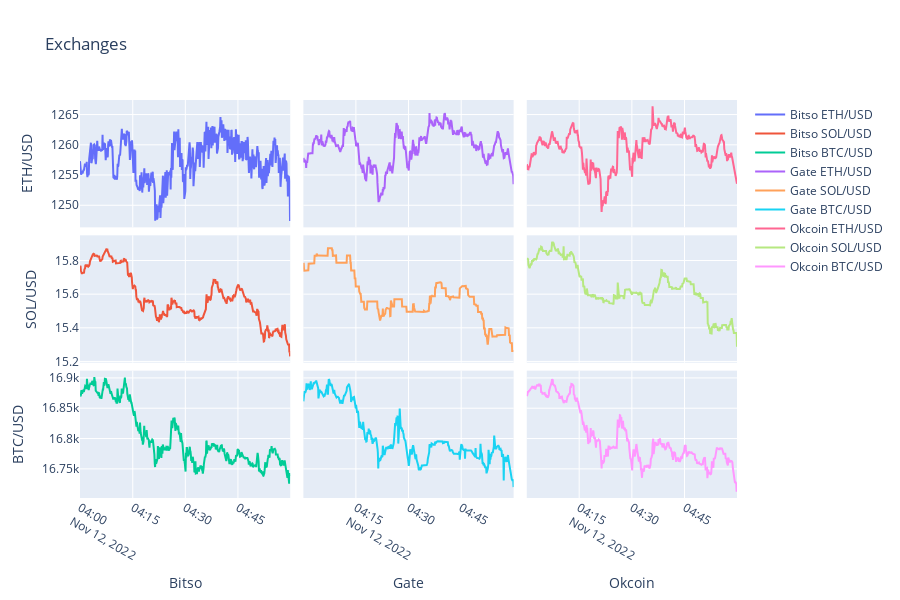

The cell this chart's notebook holds for it:
### Markdown cell above
Con la tabla de microestructura creada, es posible graficar el comportamiento de cada activo para el intervalo elegido. Para este caso, se graficara los cambios en el **Mid Price** o precio medio para cada uno de los nueve instrumentos.

### Code cell
vs.grafos(tabla,dt.exchl)

### Figure 1 — Plotly figure (JSON) as saved in the notebook; plotly's stock layout.template omitted (floating-point values rounded to 4 significant figures; data arrays with more than 128 entries replaced by an {"elided": "..."} marker saying what was removed)
{"data": [{"name": "Bitso ETH/USD", "type": "scatter", "x": {"elided": "599 str values"}, "xaxis": "x", "y": {"elided": "599 float values"}, "yaxis": "y"}, {"name": "Bitso SOL/USD", "type": "scatter", "x": {"elided": "599 str values"}, "xaxis": "x4", "y": {"elided": "599 float values"}, "yaxis": "y4"}, {"name": "Bitso BTC/USD", "type": "scatter", "x": {"elided": "599 str values"}, "xaxis": "x7", "y": {"elided": "599 float values"}, "yaxis": "y7"}, {"name": "Gate ETH/USD", "type": "scatter", "x": {"elided": "599 str values"}, "xaxis": "x2", "y": {"elided": "599 float values"}, "yaxis": "y2"}, {"name": "Gate SOL/USD", "type": "scatter", "x": {"elided": "599 str values"}, "xaxis": "x5", "y": {"elided": "599 float values"}, "yaxis": "y5"}, {"name": "Gate BTC/USD", "type": "scatter", "x": {"elided": "599 str values"}, "xaxis": "x8", "y": {"elided": "599 float values"}, "yaxis": "y8"}, {"name": "Okcoin ETH/USD", "type": "scatter", "x": {"elided": "599 str values"}, "xaxis": "x3", "y": {"elided": "599 float values"}, "yaxis": "y3"}, {"name": "Okcoin SOL/USD", "type": "scatter", "x": {"elided": "599 str values"}, "xaxis": "x6", "y": {"elided": "599 float values"}, "yaxis": "y6"}, {"name": "Okcoin BTC/USD", "type": "scatter", "x": {"elided": "599 str values"}, "xaxis": "x9", "y": {"elided": "599 float values"}, "yaxis": "y9"}], "layout": {"height": 600, "title": {"text": "Exchanges"}, "xaxis": {"anchor": "y", "domain": [0, 0.32], "matches": "x7", "showticklabels": false}, "xaxis2": {"anchor": "y2", "domain": [0.34, 0.66], "matches": "x8", "showticklabels": false}, "xaxis3": {"anchor": "y3", "domain": [0.68, 1], "matches": "x9", "showticklabels": false}, "xaxis4": {"anchor": "y4", "domain": [0, 0.32], "matches": "x7", "showticklabels": false}, "xaxis5": {"anchor": "y5", "domain": [0.34, 0.66], "matches": "x8", "showticklabels": false}, "xaxis6": {"anchor": "y6", "domain": [0.68, 1], "matches": "x9", "showticklabels": false}, "xaxis7": {"anchor": "y7", "domain": [0, 0.32], "title": {"text": "Bitso"}}, "xaxis8": {"anchor": "y8", "domain": [0.34, 0.66], "title": {"text": "Gate"}}, "xaxis9": {"anchor": "y9", "domain": [0.68, 1], "title": {"text": "Okcoin"}}, "yaxis": {"anchor": "x", "domain": [0.68, 1], "title": {"text": "ETH/USD"}}, "yaxis2": {"anchor": "x2", "domain": [0.68, 1], "matches": "y", "showticklabels": false}, "yaxis3": {"anchor": "x3", "domain": [0.68, 1], "matches": "y", "showticklabels": false}, "yaxis4": {"anchor": "x4", "domain": [0.34, 0.66], "title": {"text": "SOL/USD"}}, "yaxis5": {"anchor": "x5", "domain": [0.34, 0.66], "matches": "y4", "showticklabels": false}, "yaxis6": {"anchor": "x6", "domain": [0.34, 0.66], "matches": "y4", "showticklabels": false}, "yaxis7": {"anchor": "x7", "domain": [0, 0.32], "title": {"text": "BTC/USD"}}, "yaxis8": {"anchor": "x8", "domain": [0, 0.32], "matches": "y7", "showticklabels": false}, "yaxis9": {"anchor": "x9", "domain": [0, 0.32], "matches": "y7", "showticklabels": false}}}
